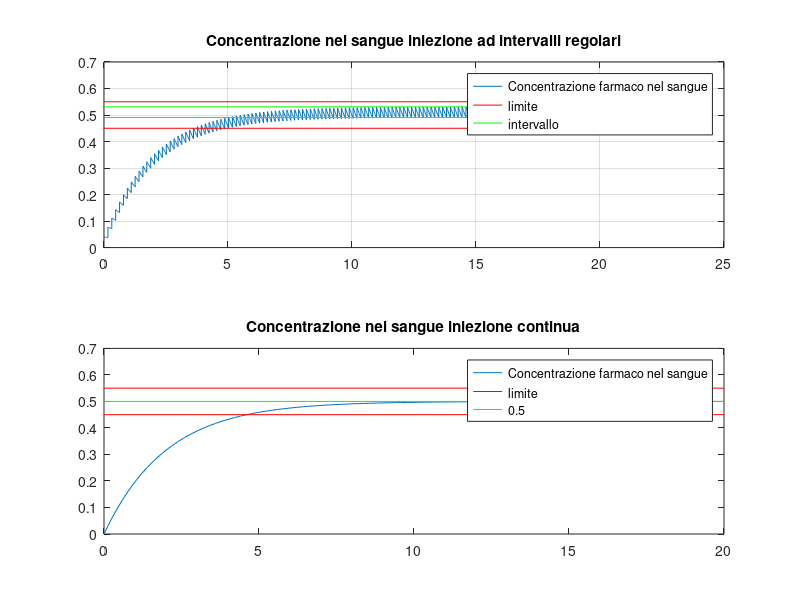
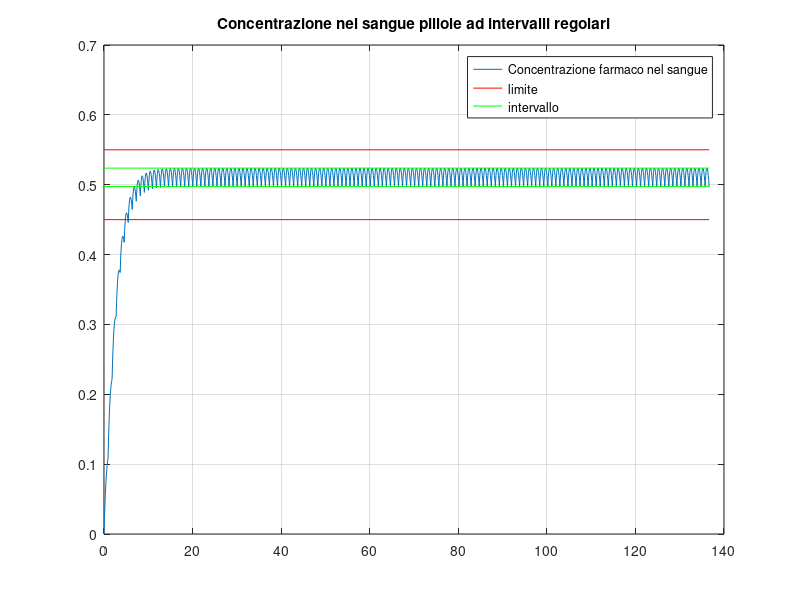

Recreate these plots in MATLAB, in order.
clear
clc
close all

%% 1.0-Inizializzazione

k1=1;
k2=0.5;
b2=1;

A=[-k1 0;k1 -k2];
B=[0  b2]';
C=[0 1];
D=0;

sys=ss(A,B,C,D);

%% 1.1-Raggiungibilità con solo con inezione in vena

rank(ctrb(sys))

%Rank(marice di raggiungibilita')<2 --> sistema non completamente
%raggiungibile, solo la x2 punto lo è


%% 1.2.1 continuo
%uc per farlo tendere a 0.5
uc=(0.5*k2/b2);
[YC,TC,XC]=step(sys*uc);

%% 1.2.2-Iniezioni ad intervalli regolari

% % tra 0.45-0.55
% deltaImpulsi=(log((0.55/0.45))/(k2));
% ampiezzaImpulsi=(exp(k2*deltaImpulsi)*0.45/(5.5*b2));
% liminf=0.45;
% limsup=0.55;

% tra circa 0.49-0.53
deltaImpulsi=-(log((0.49/0.53))/(k2));
ampiezzaImpulsi=(exp(k2*deltaImpulsi)/(27*b2));
liminf=0.490741;
limsup=0.530801;

numeroImpulsi=150;

t = linspace(0,deltaImpulsi,10);

x = [0 0];
Y = [];
X = [];
T = [];
for i = 1:numeroImpulsi
    [yl,tl,xl] = initial(sys,x,t);
    [yf,tf,xf] = impulse(sys*ampiezzaImpulsi,t);
    Y = [Y; yl+yf];
    X = [X; xl+xf];
    T = [T t+deltaImpulsi*(i-1)];
    x = [xf(end,:) + xl(end,:)];
end

%% 1.2.3-Grafici e vincoli

figure()

subplot(2,1,1)
    plot(T,Y)
    hold on 
    
    plot([0 T(length(T))],[0.55 0.55],'r')
    hold on 
    
    plot([0 T(length(T))],[limsup limsup],'g')
    hold on 
    
    plot([0 T(length(T))],[0.45 0.45],'r')
    hold on 
    
    plot([0 T(length(T))],[liminf liminf],'g')
    grid on
    
    title('Concentrazione nel sangue iniezione ad intervalli regolari')
    legend('Concentrazione farmaco nel sangue','limite','intervallo')

subplot(2,1,2)
    plot(TC,YC)
    hold on 

    plot([0 TC(length(TC))],[0.55 0.55],'r')
    hold on 
    
    plot([0 TC(length(TC))],[0.5 0.5],'g')
    hold on 
    
    plot([0 TC(length(TC))],[0.45 0.45],'r')
    hold on 
    
    title('Concentrazione nel sangue iniezione continua')
    legend('Concentrazione farmaco nel sangue','limite','0.5')

%% pulisco

clear
clc
close all

%% 2.0-Inizializazzione

clc
k1=1;
k2=0.5;
b1=0.5;
b2=1;

A=[-k1 0;k1 -k2];
B=[b1 0]';
C=[0 1];
D=0;

sys=ss(A,B,C,D);

%% 2.1-raggiungibilità ingestione

rank(ctrb(sys))

%Rank(marice di raggiungibilita')=2 --> sistema  completamente
%raggiungibile

%% 2.2-determinazione sperimentale
%tra 0.45-0.55
% deltaImpulsi=1.8220;
% ampiezzaImpulsi=0.9381;
% liminf=0.45;
% limsup=0.55;

% %circa tra 0.4975-0.52375
deltaImpulsi=1.8220/2;
ampiezzaImpulsi=0.9381/2;
liminf=0.4975;
limsup=0.52375;

numeroImpulsi=150;

t = linspace(0,deltaImpulsi,10);

x = [0 0];
Y = [];
X = [];
T = [];
for i = 1:numeroImpulsi
    [yl,tl,xl] = initial(sys,x,t);
    [yf,tf,xf] = impulse(sys*ampiezzaImpulsi,t);
    Y = [Y; yl+yf];
    X = [X; xl+xf];
    T = [T t+deltaImpulsi*(i-1)];
    x = xf(end,:) + xl(end,:);
end

%% 2.3-Grafici e vincoli

figure()

plot(T,Y)
hold on 

plot([0 T(length(T))],[0.55 0.55],'r')
hold on 

plot([0 T(length(T))],[limsup limsup],'g')
hold on 

plot([0 T(length(T))],[0.45 0.45],'r')
hold on 

plot([0 T(length(T))],[liminf liminf],'g')
grid on

title('Concentrazione nel sangue pillole ad intervalli regolari')
legend('Concentrazione farmaco nel sangue','limite','intervallo')

%% 2.4-Osservabilità del sistema

rank(obsv(sys))

%rango matrice osservabilità =2 ==> sistema completamente osservabile 

%% 2.5-osservabilità se cambia la trasformazione d'uscita 

%posso concludere che lo stato x1 diventerebbe osservabite mentre lo stato
%x2 non lo diventerebbe per il raggionamento iniziale che ha fatto il prof
%ragionamento (prima delle def di oss.tà):
%  _________________________schema_______________________
% |   ________________             ___________________   |
% |  |     x1(dot)    |---x1----> |      x2(dot)      |  |
% |   ‾‾‾‾‾‾‾‾‾‾‾‾‾‾‾‾    |        ‾‾‾‾‾‾‾‾‾‾‾‾‾‾‾‾‾‾‾   |
% |                       #--->y                         |
%  ‾‾‾‾‾‾‾‾‾‾‾‾‾‾‾‾‾‾‾‾‾‾‾‾‾‾‾‾‾‾‾‾‾‾‾‾‾‾‾‾‾‾‾‾‾‾‾‾‾‾‾‾‾‾ 
%ragionamento senza fare calcoli. facendo quindi i calcoli dovremmo
%ottenere che il rango della matrice osservabilità deve fare 1 e non piu 2:

C=[1 0];
sys=ss(A,B,C,D);
rank(obsv(sys))
